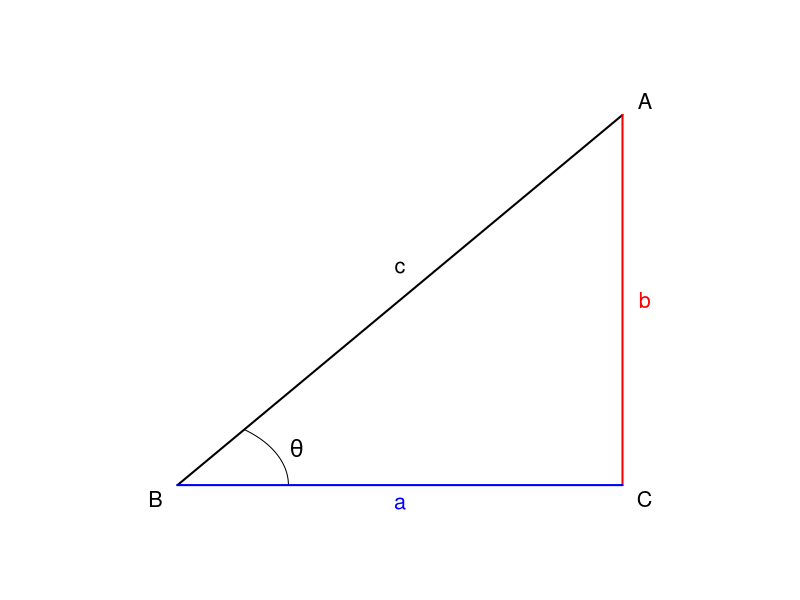

Recreate this plot in R.
# Plot a right triangle for Pythagorean theorem
# Sam Shen, 2026-06-28

setwd('/Users/sshen/Desktop/Papers/CalculusResearch/TrigTeachingBowChord/RcodeTrigBowChordTrigFcts')
#par(bg = 'white')
#dev.off()
library("pracma")

# Plot the unit circle and set up the figure frame
n = 401 #number of points on the unit circle
t = seq(0, 2*pi, len = n)
x = cos(t) 
y = sin(t)
theta = 53*pi/180

png(filename = 'fig04.png', 
    width = 6.00, height = 5.2,units = "in", 
    res = 600)
par(mar = c(0, 0, 0, 0))

plot(0,0, bty = 'n', cex = 0.001,
     xlim = c(-0.2, cos(theta) + 0.2),
     ylim = c(-0.2, sin(theta) + 0.2),
     xaxt="n",  yaxt="n", xlab = '', ylab = '')




# mark the point for angle theta
#points(cos(theta), sin(theta), pch = 16)

# plot and name the theta angle
t1 = seq(0, theta, len = n)
rthe = 0.15 #the radius for the angle theta arc
x1 = rthe * cos(t1) 
y1 = rthe * sin(t1)
lines(x1, y1, type = 'l')
text(1.2 * rthe * cos(t1[floor(n/2)]), 
     1.2 * rthe * sin(t1[floor(n/2)]), 
     bquote(theta), cex = 1.4)

# plot sides
segments(cos(theta), sin(theta), 0, 0, lwd = 2, col = 'black')
segments(cos(theta), sin(theta), cos(theta), 0, lwd = 2, col = 'red')
segments(cos(theta), 0, 0, 0, lwd = 2, col = 'blue')

# name points
text(-0.03, -0.03,  'B', cex = 1.3)
text(cos(theta) + 0.03, sin(theta)+ 0.03, 'A', cex = 1.3)
text(cos(theta) + 0.03, -0.03,  'C', cex = 1.3)

# name the sides
text(cos(theta) + 0.03, sin(theta)/2, 'b', cex = 1.3, col = 'red')
text(cos(theta)/2, - 0.04, 'a', cex = 1.3, col = 'blue')
text(cos(theta)/2, sin(theta)/2 + 0.07,  'c', cex = 1.3, col = 'black')

dev.off()
